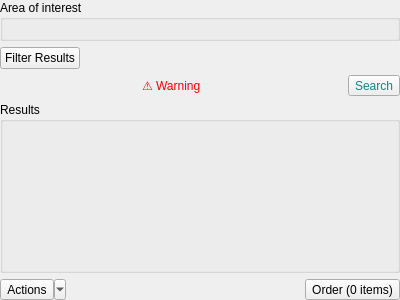
<?xml version="1.0" encoding="UTF-8"?>
<ui version="4.0">
 <class>Form</class>
 <widget class="QWidget" name="Form">
  <property name="geometry">
   <rect>
    <x>0</x>
    <y>0</y>
    <width>400</width>
    <height>300</height>
   </rect>
  </property>
  <property name="windowTitle">
   <string>Form</string>
  </property>
  <layout class="QVBoxLayout" name="verticalLayout">
   <property name="leftMargin">
    <number>0</number>
   </property>
   <property name="topMargin">
    <number>0</number>
   </property>
   <property name="rightMargin">
    <number>0</number>
   </property>
   <property name="bottomMargin">
    <number>0</number>
   </property>
   <item>
    <widget class="QStackedWidget" name="stackedWidgetDailyImagery">
     <property name="currentIndex">
      <number>0</number>
     </property>
     <widget class="QWidget" name="stackedWidgetDailyImageryPage1">
      <layout class="QVBoxLayout" name="verticalLayout_6">
       <property name="leftMargin">
        <number>0</number>
       </property>
       <property name="topMargin">
        <number>0</number>
       </property>
       <property name="rightMargin">
        <number>0</number>
       </property>
       <property name="bottomMargin">
        <number>0</number>
       </property>
       <item>
        <widget class="QgsCollapsibleGroupBox" name="grpBoxMainFilters">
         <property name="sizePolicy">
          <sizepolicy hsizetype="Preferred" vsizetype="Maximum">
           <horstretch>0</horstretch>
           <verstretch>0</verstretch>
          </sizepolicy>
         </property>
         <property name="title">
          <string>Area of interest</string>
         </property>
         <layout class="QVBoxLayout" name="verticalLayout_12">
          <property name="leftMargin">
           <number>9</number>
          </property>
          <property name="topMargin">
           <number>9</number>
          </property>
          <property name="rightMargin">
           <number>9</number>
          </property>
          <property name="bottomMargin">
           <number>9</number>
          </property>
         </layout>
        </widget>
       </item>
       <item>
        <widget class="QPushButton" name="btnFilterResults">
         <property name="sizePolicy">
          <sizepolicy hsizetype="Maximum" vsizetype="Fixed">
           <horstretch>0</horstretch>
           <verstretch>0</verstretch>
          </sizepolicy>
         </property>
         <property name="text">
          <string>Filter Results</string>
         </property>
        </widget>
       </item>
       <item>
        <layout class="QHBoxLayout" name="horizontalLayout_2">
         <item>
          <spacer name="horizontalSpacer_4">
           <property name="orientation">
            <enum>Qt::Horizontal</enum>
           </property>
           <property name="sizeHint" stdset="0">
            <size>
             <width>40</width>
             <height>20</height>
            </size>
           </property>
          </spacer>
         </item>
         <item>
          <widget class="QLabel" name="lblWarning">
           <property name="styleSheet">
            <string notr="true">QLabel{
color: rgb(255, 0, 0);}</string>
           </property>
           <property name="text">
            <string>⚠️ Warning</string>
           </property>
          </widget>
         </item>
         <item>
          <spacer name="horizontalSpacer_3">
           <property name="orientation">
            <enum>Qt::Horizontal</enum>
           </property>
           <property name="sizeHint" stdset="0">
            <size>
             <width>40</width>
             <height>20</height>
            </size>
           </property>
          </spacer>
         </item>
         <item>
          <widget class="QToolButton" name="btnSearch">
           <property name="sizePolicy">
            <sizepolicy hsizetype="Maximum" vsizetype="Fixed">
             <horstretch>0</horstretch>
             <verstretch>0</verstretch>
            </sizepolicy>
           </property>
           <property name="font">
            <font>
             <weight>50</weight>
             <bold>false</bold>
            </font>
           </property>
           <property name="toolTip">
            <string>Perform archive search</string>
           </property>
           <property name="styleSheet">
            <string notr="true">color: rgb(16, 131, 138);</string>
           </property>
           <property name="text">
            <string>Search</string>
           </property>
           <property name="icon">
            <iconset resource="../resources/resources.qrc">
             <normaloff>:/plugins/planet_explorer/search_p.svg</normaloff>:/plugins/planet_explorer/search_p.svg</iconset>
           </property>
           <property name="toolButtonStyle">
            <enum>Qt::ToolButtonTextBesideIcon</enum>
           </property>
          </widget>
         </item>
        </layout>
       </item>
       <item>
        <widget class="QGroupBox" name="grpBoxResults">
         <property name="sizePolicy">
          <sizepolicy hsizetype="Preferred" vsizetype="Expanding">
           <horstretch>0</horstretch>
           <verstretch>0</verstretch>
          </sizepolicy>
         </property>
         <property name="title">
          <string>Results</string>
         </property>
        </widget>
       </item>
       <item>
        <layout class="QHBoxLayout" name="hLayoutButtons">
         <item>
          <widget class="QToolButton" name="btnActions">
           <property name="sizePolicy">
            <sizepolicy hsizetype="Fixed" vsizetype="Preferred">
             <horstretch>0</horstretch>
             <verstretch>0</verstretch>
            </sizepolicy>
           </property>
           <property name="text">
            <string>Actions</string>
           </property>
           <property name="iconSize">
            <size>
             <width>18</width>
             <height>18</height>
            </size>
           </property>
           <property name="popupMode">
            <enum>QToolButton::MenuButtonPopup</enum>
           </property>
           <property name="toolButtonStyle">
            <enum>Qt::ToolButtonIconOnly</enum>
           </property>
          </widget>
         </item>
         <item>
          <spacer name="horizontalSpacer">
           <property name="orientation">
            <enum>Qt::Horizontal</enum>
           </property>
           <property name="sizeHint" stdset="0">
            <size>
             <width>0</width>
             <height>0</height>
            </size>
           </property>
          </spacer>
         </item>
         <item>
          <widget class="QToolButton" name="btnOrder">
           <property name="text">
            <string>Order (0 items)</string>
           </property>
           <property name="icon">
            <iconset resource="../resources/resources.qrc">
             <normaloff>:/plugins/planet_explorer/download.svg</normaloff>:/plugins/planet_explorer/download.svg</iconset>
           </property>
           <property name="iconSize">
            <size>
             <width>18</width>
             <height>18</height>
            </size>
           </property>
           <property name="toolButtonStyle">
            <enum>Qt::ToolButtonTextBesideIcon</enum>
           </property>
          </widget>
         </item>
        </layout>
       </item>
      </layout>
     </widget>
     <widget class="QWidget" name="stackedWidgetDailyImageryPage2">
      <layout class="QVBoxLayout" name="verticalLayout_4">
       <property name="leftMargin">
        <number>0</number>
       </property>
       <property name="topMargin">
        <number>0</number>
       </property>
       <property name="rightMargin">
        <number>0</number>
       </property>
       <property name="bottomMargin">
        <number>0</number>
       </property>
       <item>
        <widget class="QPushButton" name="btnBackFromFilters">
         <property name="sizePolicy">
          <sizepolicy hsizetype="Maximum" vsizetype="Fixed">
           <horstretch>0</horstretch>
           <verstretch>0</verstretch>
          </sizepolicy>
         </property>
         <property name="text">
          <string>&lt;- Back</string>
         </property>
        </widget>
       </item>
       <item>
        <widget class="QScrollArea" name="scrollArea">
         <property name="widgetResizable">
          <bool>true</bool>
         </property>
         <widget class="QWidget" name="scrollAreaWidgetContents">
          <property name="geometry">
           <rect>
            <x>0</x>
            <y>0</y>
            <width>81</width>
            <height>16</height>
           </rect>
          </property>
          <layout class="QVBoxLayout" name="verticalLayout_14">
           <property name="leftMargin">
            <number>0</number>
           </property>
           <property name="topMargin">
            <number>0</number>
           </property>
           <property name="rightMargin">
            <number>0</number>
           </property>
           <property name="bottomMargin">
            <number>0</number>
           </property>
           <item>
            <widget class="QWidget" name="widgetFilters" native="true">
             <property name="sizePolicy">
              <sizepolicy hsizetype="Preferred" vsizetype="Expanding">
               <horstretch>0</horstretch>
               <verstretch>0</verstretch>
              </sizepolicy>
             </property>
            </widget>
           </item>
          </layout>
         </widget>
        </widget>
       </item>
       <item>
        <layout class="QHBoxLayout" name="horizontalLayout_4">
         <item>
          <spacer name="horizontalSpacer_2">
           <property name="orientation">
            <enum>Qt::Horizontal</enum>
           </property>
           <property name="sizeType">
            <enum>QSizePolicy::Expanding</enum>
           </property>
           <property name="sizeHint" stdset="0">
            <size>
             <width>40</width>
             <height>20</height>
            </size>
           </property>
          </spacer>
         </item>
         <item>
          <widget class="QPushButton" name="btnClearFilters">
           <property name="text">
            <string>Clear all</string>
           </property>
          </widget>
         </item>
        </layout>
       </item>
      </layout>
     </widget>
    </widget>
   </item>
  </layout>
 </widget>
 <customwidgets>
  <customwidget>
   <class>QgsCollapsibleGroupBox</class>
   <extends>QGroupBox</extends>
   <header>qgscollapsiblegroupbox.h</header>
   <container>1</container>
  </customwidget>
 </customwidgets>
 <resources>
  <include location="../resources/resources.qrc"/>
 </resources>
 <connections/>
</ui>
